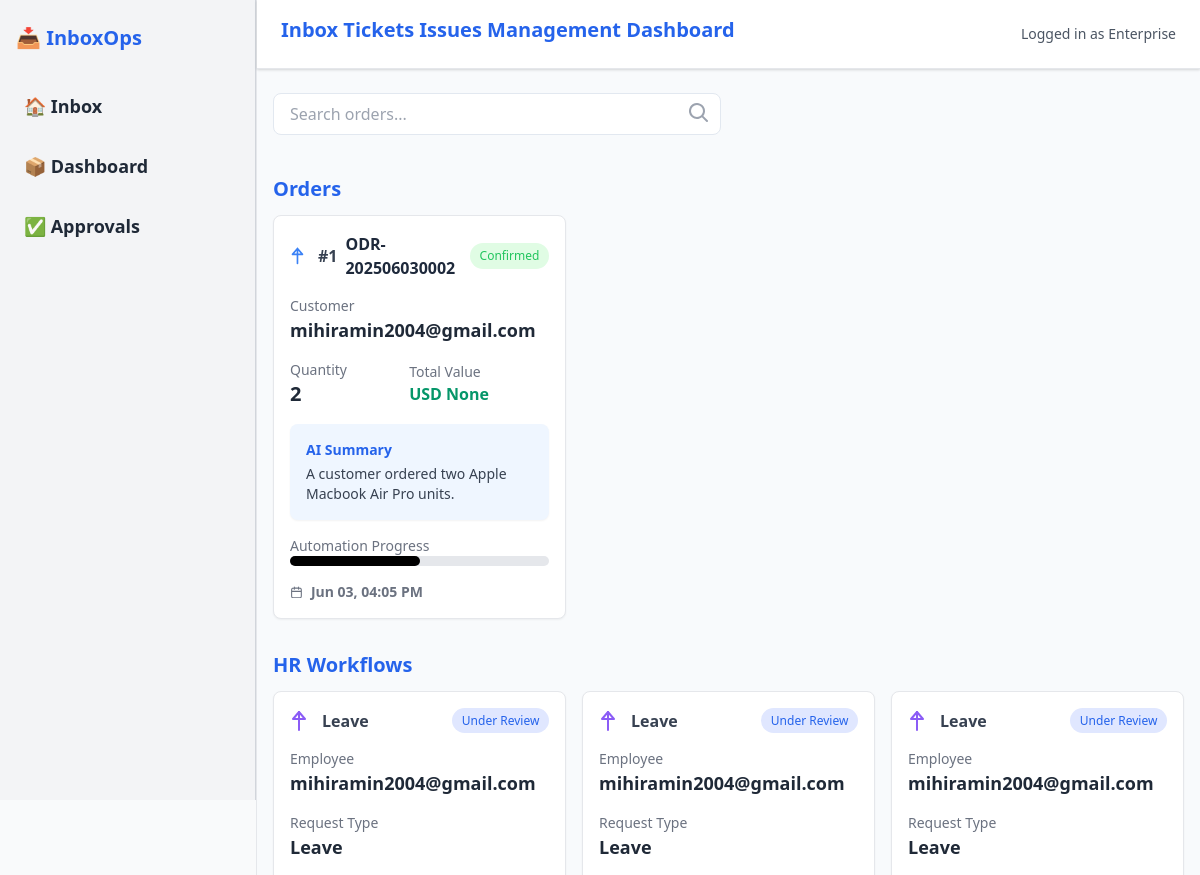
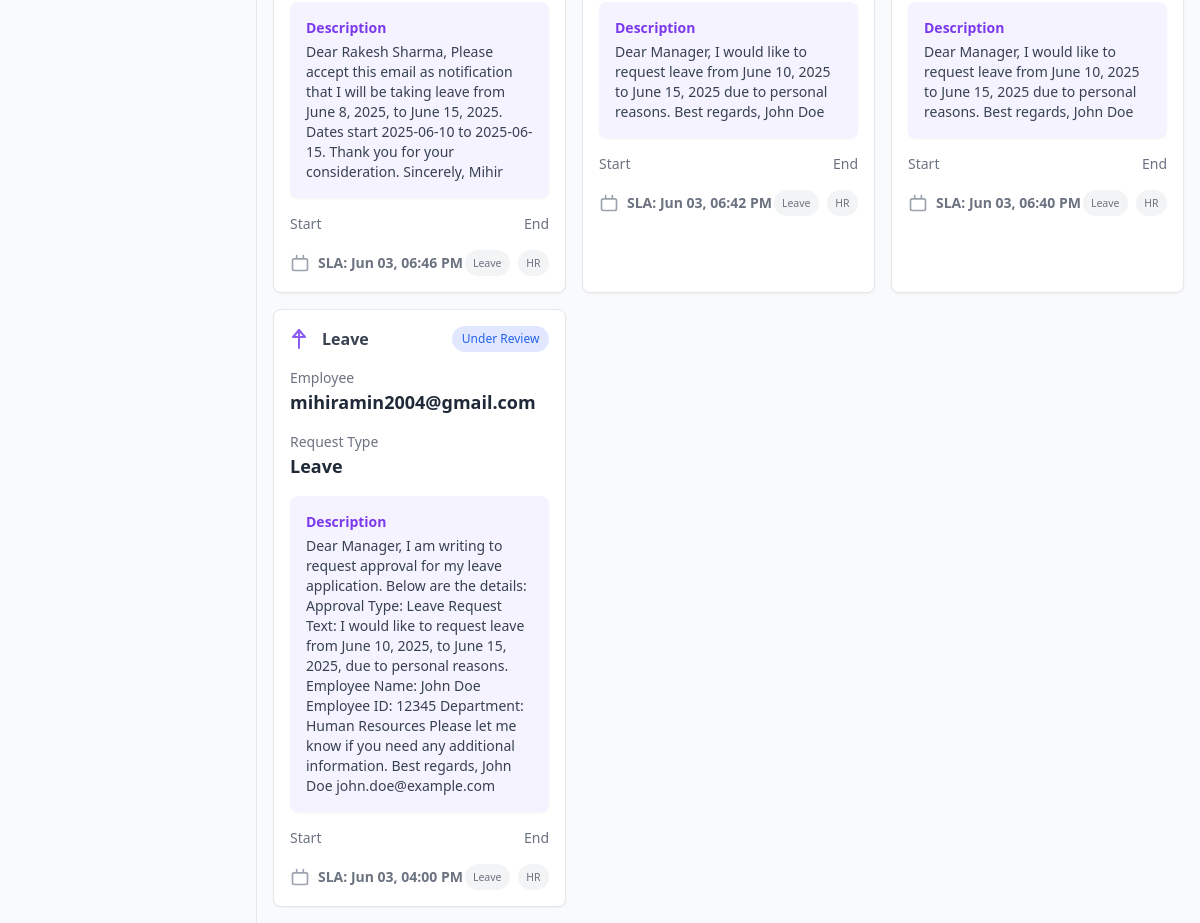
/dashboard, run on the app's committed database (2 pictures, top to bottom).
### app/models.py (models this page shows)
class Order(Base):
    __tablename__ = "orders"
    id = Column(Integer, primary_key=True, index=True)
    customer = Column(String)
    product = Column(String)
    quantity = Column(Integer)
    summary = Column(Text, nullable=True)
    created_at = Column(DateTime, default=datetime.utcnow)
    key = Column(String, unique=True)
    total_value = Column(Float, nullable=True)

class Email(Base):
    __tablename__ = "emails"
    id = Column(Integer, primary_key=True, index=True)
    from_email = Column(String, index=True)
    subject = Column(String, index=True)
    text_body = Column(Text)
    html_body = Column(Text)
    received_at = Column(DateTime(timezone=True), server_default=func.now())
    summary = Column(Text, nullable=True)
    status = Column(String, default="received")
    type = Column(String, default="UNKNOWN")  # can be ORDER, APPROVAL, SPAM
    key = Column(String, unique=True)
    status = Column(String, default=EmailStatus.NEW)

class Approval(Base):
    __tablename__ = "approvals"
    id = Column(Integer, primary_key=True, index=True)
    sender = Column(String)
    approval_type = Column(String)  # e.g., Leave, Budget
    request_text = Column(String)
    status = Column(String, default="Pending")  # Pending / Approved / Rejected
    summary = Column(Text, nullable=True)
    start_date = Column(DateTime, nullable=True)  # Add start_date
    end_date = Column(DateTime, nullable=True)    # Add end_date
    created_at = Column(DateTime, default=datetime.utcnow)

### app/main.py (the view)
@app.get("/dashboard", response_class=HTMLResponse)
def dashboard(request: Request, db: Session = Depends(get_db)):
    orders = db.query(Order).order_by(Order.id.desc()).limit(10).all()
    emails = crud.get_emails(db, limit=20)
    approvals = db.query(Approval).order_by(Approval.id.desc()).limit(10).all()
    orders_dict = [order.__dict__ for order in orders]
    emails_dict = [email.__dict__ for email in emails]
    return templates.TemplateResponse(
        "dashboard.html",
        {
            "request": request,
            "orders": orders,
            "approvals": approvals,
            "emails": emails,
            "format_date": format_date,
            "check_email_status": check_email_status,  # Pass the function to the template
        },
    )

### templates/dashboard.html (shortened to what this page needs)
{% extends "layout.html" %}
{% block content %}
<link rel="stylesheet" href="../static/styles.css">
<div class="relative w-full max-w-md mb-6">
    <input type="text" placeholder="Search orders..." class="w-full px-4 py-2 border rounded-lg focus:outline-none focus:ring"/>
    <span class="absolute right-3 top-2.5 text-gray-400">
        <svg xmlns="http://www.w3.org/2000/svg" class="h-5 w-5" viewBox="0 0 20 20" fill="currentColor">
            <path fill-rule="evenodd" d="M12.9 14.32a8 8 0 111.414-1.414l4.387 4.386a1 1 0 01-1.414 1.415l-4.387-4.387zM8 14a6 6 0 100-12 6 6 0 000 12z" clip-rule="evenodd" />
        </svg>
    </span>
</div>
<section class="mb-8">
    <h2 class="text-xl font-semibold mb-3">Orders</h2>
    <div class="grid grid-cols-1 md:grid-cols-2 lg:grid-cols-3 gap-4">
        {% for order in orders %}
        <a href="/orders/{{ order.id }}" class="order-card border rounded-lg p-4 shadow-sm bg-white transform transition-transform duration-200 hover:scale-105">
            <div class="flex items-center justify-between mb-4">
                <div class="flex items-center gap-2">
                    <svg xmlns="http://www.w3.org/2000/svg" class="h-6 w-6 text-blue-500" fill="none" viewBox="0 0 24 24" stroke="currentColor">
                        <path stroke-linecap="round" stroke-linejoin="round" stroke-width="2" d="M3 10h11M9 21V3m0 0L3 10m6-7l6 7" />
                    </svg>
                    <span class="font-black text-gray-700">#{{ order.id }}</span>
                    <div class="orderKey font-black">
                        {{ order.key }}
                    </div>
                </div>
                <span class="badge badge-confirmed">Confirmed</span>
            </div>
            <div class="mb-4">
                <p class="text-sm text-gray-500">Customer</p>
                <p class="font-semibold text-lg text-gray-800">
                    {% for email in emails %}
                        {% if email.type == 'ORDER' and email.key == order.key %}
                            {{ email.from_email }}
                        {% endif %}
                    {% endfor %}
                </p>
            </div>
            <div class="mb-4 flex justify-between items-center">
                <div class="-m-200px">
                    <p class="text-sm text-gray-500">Quantity</p>
                    <p class="font-semibold text-xl text-gray-800">{{ order.quantity }}</p>
                </div>
                <div style="margin-right: 5vw;">
                    <p class="text-sm text-gray-500">Total Value</p>
                    <p class="font-semibold text-green-600">USD {{ order.total_value }}</p>
                </div>
            </div>
            <div class="mb-4 p-4 bg-blue-50 rounded-lg shadow-sm">
                <h3 class="text-sm font-semibold text-blue-600 mb-1">AI Summary</h3>
                <p class="text-sm text-gray-700">{{ order.summary }}</p>
            </div>
            <div class="mb-4">
                <p class="text-sm text-gray-500">Automation Progress</p>
                <div class="w-full bg-gray-200 rounded-full h-2.5">
                    <div class="bg-black h-2.5 rounded-full" style="width: 50%;"></div>
                </div>
            </div>
            <div class="flex items-center justify-between text-sm text-gray-500">
                <div class="flex items-center gap-2">
                    <span class="font-black">
                        {{ order.created_at.strftime('%b %d, %I:%M %p') if order.created_at }}
                    </span>
                </div>
            </div>
        </a>
        {% endfor %}
    </div>
</section>
<section>
    <h2 class="text-xl font-semibold mb-3">HR Workflows</h2>
    <div class="grid grid-cols-1 md:grid-cols-2 lg:grid-cols-3 gap-4">
        {% for approval in approvals %}
        <a href="/approvals/{{ approval.id }}" class="approval-card border rounded-lg p-4 shadow-sm bg-white transform transition-transform duration-200 hover:scale-105">
            <div class="flex items-center justify-between mb-4">
                <div class="flex items-center gap-2">
                    <svg xmlns="http://www.w3.org/2000/svg" class="h-6 w-6 text-purple-500" fill="none" viewBox="0 0 24 24" stroke="currentColor">
                        <path stroke-linecap="round" stroke-linejoin="round" stroke-width="2" d="M3 10h11M9 21V3m0 0L3 10m6-7l6 7" />
                    </svg>
                    <span class="font-black text-gray-700">{{ approval.approval_type }}</span>
                </div>
                <span class="badge badge-under-review">Under Review</span>
            </div>
            <div class="mb-4">
                <p class="text-sm text-gray-500">Employee</p>
                <p class="font-semibold text-lg text-gray-800">{{ approval.sender }}</p>
            </div>
            <div class="mb-4">
                <p class="text-sm text-gray-500">Request Type</p>
                <p class="font-semibold text-lg text-gray-800">{{ approval.approval_type }}</p>
            </div>
            <div class="mb-4 p-4 bg-purple-50 rounded-lg shadow-sm">
                <h3 class="text-sm font-semibold text-purple-600 mb-1">Description</h3>
                <p class="text-sm text-gray-700">{{ approval.request_text }}</p>
            </div>
            <div class="mb-4 flex justify-between items-center">
                <div>
                    <p class="text-sm text-gray-500">Start</p>
                </div>
                <div>
                    <p class="text-sm text-gray-500">End</p>
                </div>
            </div>
            <div class="flex items-center justify-between text-sm text-gray-500">
                <div class="flex items-center gap-2">
                    <svg xmlns="http://www.w3.org/2000/svg" class="h-5 w-5 text-gray-400" fill="none" viewBox="0 0 24 24" stroke="currentColor">
                        <path stroke-linecap="round" stroke-linejoin="round" stroke-width="2" d="M8 7V3m8 4V3m-9 4h10M5 21h14a2 2 0 002-2V9a2 2 0 00-2-2H5a2 2 0 00-2 2v10a2 2 0 002 2z" />
                    </svg>
                    <span class="font-black">
                        SLA: {{ approval.created_at.strftime('%b %d, %I:%M %p') }}
                    </span>
                </div>
                <div class="flex gap-2">
                    <span class="badge badge-tag">{{ approval.approval_type }}</span>
                    <span class="badge badge-tag">HR</span>
                </div>
            </div>
        </a>
        {% endfor %}
    </div>
</section>
{% endblock %}

### templates/layout.html (shortened to what this page needs)
<!DOCTYPE html>
<html lang="en">
  <head>
    <link href="https://cdn.jsdelivr.net/npm/tailwindcss@2.2.19/dist/tailwind.min.css" rel="stylesheet">
  </head>
  <body class="min-h-screen bg-muted font-sans antialiased">
    <div class="flex min-h-screen w-full">
      <aside class="bg-gray-50 border-r border-gray-200 min-h-screen flex-shrink-0">
        {% include 'sidebar.html' %}
      </aside>
      <div class="flex flex-col flex-1 min-h-screen">
        {% include 'header.html' %}
        <main class="flex-1 p-4">
          {% block content %}{% endblock %}
        </main>
      </div>
    </div>
  </body>
</html>

### templates/sidebar.html
<aside class="w-64 bg-gray-100 h-screen px-4 py-6 border-r border-gray-300">
  <h2 class="text-xl font-bold mb-8">📥 InboxOps</h2>
  <nav class="flex flex-col gap-4">
    <a href="/u?page=inbox" class="text-gray-800 text-lg font-bold hover:text-blue-600 hover:bg-gray-200 block px-2 py-2 rounded transition duration-200">🏠 Inbox</a>
    <a href="/u?page=dashboard" class="text-gray-800 text-lg font-bold hover:text-blue-600 hover:bg-gray-200 block px-2 py-2 rounded transition duration-200">📦 Dashboard</a>
    <a href="/approvals" class="text-gray-800 text-lg font-bold hover:text-blue-600 hover:bg-gray-200 block px-2 py-2 rounded transition duration-200">✅ Approvals</a>
  </nav>
</aside>

### templates/header.html
<header style="margin-bottom: 0.5em;" class="flex justify-between items-center bg-white px-6 py-4 shadow border-b">
  <h1 class="text-xl font-semibold">Inbox Tickets Issues Management Dashboard</h1>
  <div class="text-sm text-gray-600">
    Logged in as Enterprise
  </div>
</header>

### static/styles.css (style rules this page uses)
body { background: #f8fafc; color: #1e293b; font-family: 'Segoe UI', 'Roboto', Arial, sans-serif; margin: 0; padding: 0; }
header { background: #2563eb; color: #fff; padding: 1.5rem 2rem; box-shadow: 0 2px 8px rgba(37,99,235,0.08); margin-bottom: 2rem; }
h1, h2, h3 { color: #2563eb; margin-bottom: 0.5rem; }
.badge { display: inline-block; padding: 0.3em 0.8em; border-radius: 999px; font-size: 0.95em; font-weight: 500; background: #e0e7ff; color: #2563eb; }
input, textarea, select { border: 1px solid #e2e8f0; border-radius: 6px; padding: 0.6em; font-size: 1em; margin-bottom: 1em; width: 100%; box-sizing: border-box; }
.badge { display: inline-block; padding: 0.3em 0.8em; border-radius: 999px; font-size: 0.85em; font-weight: 500; }
.order-card, .approval-card { cursor: pointer; transition: transform 0.2s ease, box-shadow 0.2s ease; }
.badge { display: inline-block; padding: 0.3em 0.8em; border-radius: 999px; font-size: 0.75em; font-weight: 500; text-transform: capitalize; }
.badge-confirmed { background: #e0fce4; color: #22c55e; }
.badge-tag { background: #f3f4f6; color: #6b7280; }

### data on the page
Order: id "1", key "ODR-202506030002", quantity "2", total_value "None", summary "A customer ordered two Apple Macbook Air Pro units.", created_at "Jun 03, 04:05 PM"
Email: from_email "mihiramin2004@gmail.com"
Approval: approval_type "Leave", sender "mihiramin2004@gmail.com", request_text "Dear Rakesh Sharma, Please accept this email as notification that I will be taking leave from June 8, 2025, to June 15, 2025. Dates start 2025-06-10 to 2025-06-15. Thank you for your consideration. Sincerely, Mihir", created_at "Jun 03, 06:46 PM"
Approval: approval_type "Leave", sender "mihiramin2004@gmail.com", request_text "Dear Manager, I would like to request leave from June 10, 2025 to June 15, 2025 due to personal reasons. Best regards, John Doe", created_at "Jun 03, 06:42 PM"
Approval: approval_type "Leave", sender "mihiramin2004@gmail.com", request_text "Dear Manager, I would like to request leave from June 10, 2025 to June 15, 2025 due to personal reasons. Best regards, John Doe", created_at "Jun 03, 06:40 PM"
Approval: approval_type "Leave", sender "mihiramin2004@gmail.com", request_text "Dear Manager, I am writing to request approval for my leave application. Below are the details: Approval Type: Leave Request Text: I would like to request leave from June 10, 2025, to June 15, 2025, due to personal reasons. Employee Name: John Doe Employee ID: 12345 Department: Human Resources Please let me know if you need any additional information. Best regards, John Doe john.doe@example.com", created_at "Jun 03, 04:00 PM"
